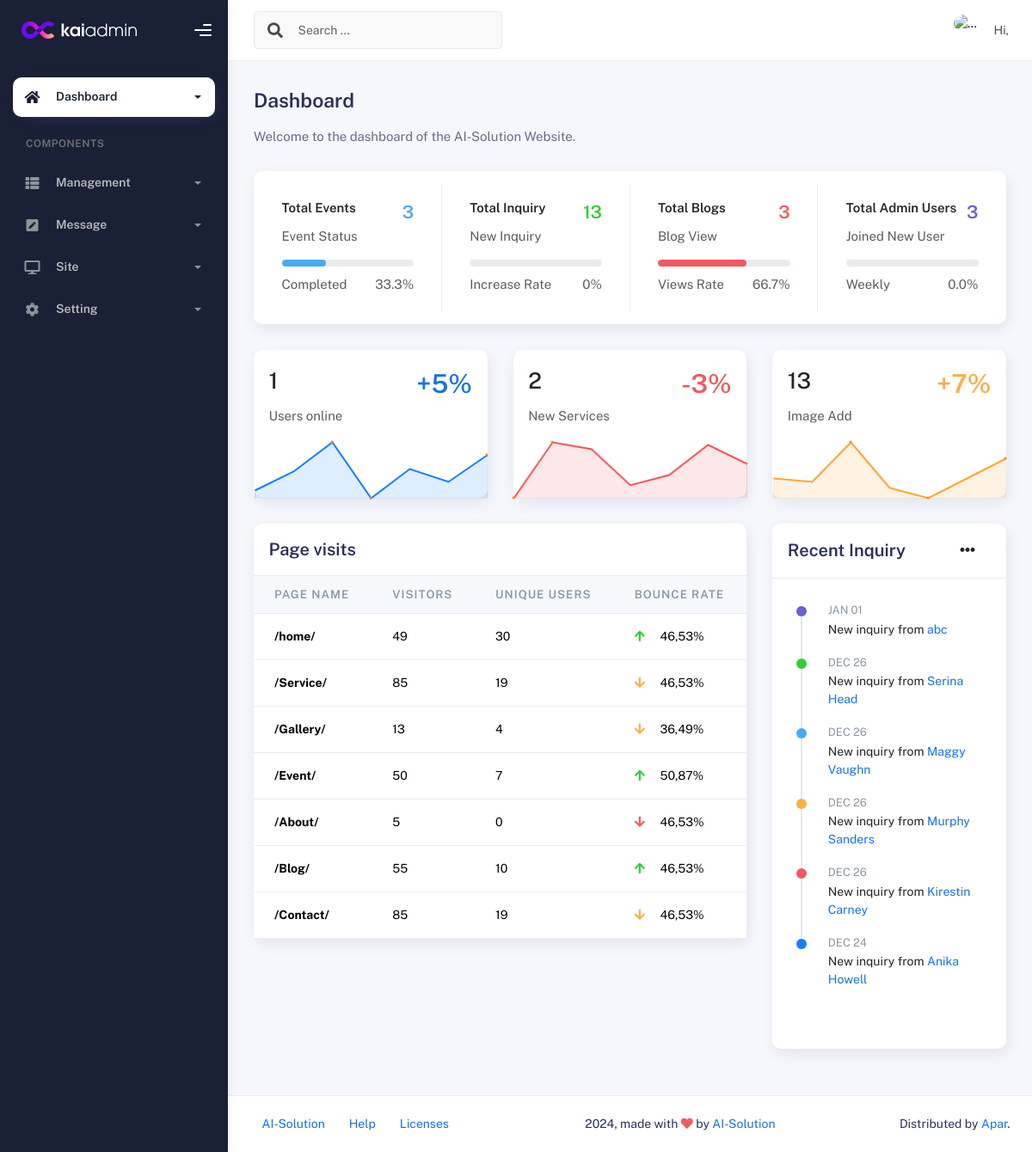
The page /dashboard/ (signed in) on the database its author committed.
### dashboard/models.py (models this page shows, shortened)
class Inquery(models.Model):
    name = models.CharField(max_length=25)
    email = models.CharField(max_length=25, null=True)
    address = models.CharField(max_length=50, null=True)
    phone_number = models.CharField(max_length=10, null=True)
    company_name = models.CharField(max_length=50, null=True)
    country = models.CharField(max_length=50, null=True)
    job_title = models.CharField(max_length=50, null=True)
    job_description = models.TextField(null=True)
    created_date = models.DateTimeField(default=now, editable=False)
    class Meta:
        ordering = ['-created_date']
        verbose_name = 'Inquery'
        verbose_name_plural = "Inquiries"
        db_table = 'inquery'

### dashboard/views.py (the view)
# urls.py: path("", views.main_page, name="index"),
@login_required
def main_page(request):
    total_events = EventHandler.objects.count()
    completed_events = EventHandler.objects.filter(held_status=True).count()
    completion_percentage = (completed_events / total_events * 100) if total_events > 0 else 0
    total_users = AdminUser.objects.count()
    week_ago = timezone.now() - timedelta(days=7)
    new_weekly_users = AdminUser.objects.filter(created_at__gte=week_ago).count()
    weekly_percentage = (new_weekly_users / total_users * 100) if total_users > 0 else 0
    total_inquiries = Inquery.objects.count()
    last_days = timezone.now() - timedelta(days=2)
    previous_days = last_days - timedelta(days=2)
    current_inquiries = Inquery.objects.filter(created_date__gte=last_days).count()
    previous_inquiries = Inquery.objects.filter(
        created_date__gte=previous_days,
        created_date__lt=last_days
    ).count()
    print(previous_inquiries)
    increase_rate = (
        ((current_inquiries - previous_inquiries) / previous_inquiries * 100)
        if previous_inquiries > 0
        else 0
    )
    total_blogs = Blog.objects.count()
    total_views = Blog.objects.aggregate(total_views=Sum('blog_view_count'))['total_views'] or 0
    avg_views_per_blog = (total_views / total_blogs) if total_blogs > 0 else 0
    blogs_above_average = Blog.objects.filter(
        blog_view_count__gt=avg_views_per_blog
    ).count()
    view_rate = (blogs_above_average / total_blogs * 100) if total_blogs > 0 else 0
    recent_inquiries = Inquery.objects.all()[:6]
    inquiries_data = [{
        'name': inquiry.name,
        'date': localtime(inquiry.created_date),
        'color_class': f'feed-item-{color}'
    } for inquiry, color in zip(
        recent_inquiries,
        ['secondary', 'success', 'info', 'warning', 'danger', '']
    )]
    context = {
        'total_events': total_events,
        'completed_events': completed_events,
        'completion_percentage': round(completion_percentage, 1),
        'total_users': total_users,
        'new_weekly_users': new_weekly_users,
        'weekly_percentage': round(weekly_percentage, 1),
        'total_inquiries': total_inquiries,
        'current_month_inquiries': current_inquiries,
        'increase_rate': round(increase_rate, 1),
        'total_blogs': total_blogs,
        'total_views': total_views,
        'view_rate': round(view_rate, 1),
        'recent_inquiries': inquiries_data
    }
    return render(request, 'pages/main.html', context)

### dashboard/template/pages/main.html (shortened to what this page needs)
{% extends 'shared/dashboard_base.html' %}
{% load static %}
{% block content %}
    <div class="container">
        <div class="page-inner">
            <div
              class="d-flex align-items-left align-items-md-center flex-column flex-md-row pt-2 pb-4"
            >
              <div>
                <h3 class="fw-bold mb-3">Dashboard</h3>
                <h6 class="op-7 mb-2">Welcome to the dashboard of the AI-Solution Website.</h6>
              </div>
            </div>
            <div class="row row-card-no-pd">
              <div class="col-12 col-sm-6 col-md-6 col-xl-3">
                <div class="card">
                    <div class="card-body">
                        <div class="d-flex justify-content-between">
                            <div>
                                <h6><b>Total Events</b></h6>
                                <p class="text-muted">Event Status</p>
                            </div>
                            <h4 class="text-info fw-bold">{{ total_events }}</h4>
                        </div>
                        <div class="progress progress-sm">
                            <div
                                class="progress-bar bg-info"
                                role="progressbar"
                                style="width: {{ completion_percentage }}%"
                                aria-valuenow="{{ completion_percentage }}"
                                aria-valuemin="0"
                                aria-valuemax="100"
                            ></div>
                        </div>
                        <div class="d-flex justify-content-between mt-2">
                            <p class="text-muted mb-0">Completed</p>
                            <p class="text-muted mb-0">{{ completion_percentage }}%</p>
                        </div>
                    </div>
                </div>
              </div>
              <div class="col-12 col-sm-6 col-md-6 col-xl-3">
                <div class="card">
                    <div class="card-body">
                        <div class="d-flex justify-content-between">
                            <div>
                                <h6><b>Total Inquiry</b></h6>
                                <p class="text-muted">New Inquiry</p>
                            </div>
                            <h4 class="text-success fw-bold">{{ total_inquiries }}</h4>
                        </div>
                        <div class="progress progress-sm">
                        </div>
                        <div class="d-flex justify-content-between mt-2">
                            <p class="text-muted mb-0">Increase Rate</p>
                            <p class="text-muted mb-0">{{ increase_rate }}%</p>
                        </div>
                    </div>
                </div>
              </div>
              <div class="col-12 col-sm-6 col-md-6 col-xl-3">
                <div class="card">
                    <div class="card-body">
                        <div class="d-flex justify-content-between">
                            <div>
                                <h6><b>Total Blogs</b></h6>
                                <p class="text-muted">Blog View</p>
                            </div>
                            <h4 class="text-danger fw-bold">{{ total_blogs }}</h4>
                        </div>
                        <div class="progress progress-sm">
                            <div
                                class="progress-bar bg-danger"
                                role="progressbar"
                                style="width: {{ view_rate }}%"
                                aria-valuenow="{{ view_rate }}"
                                aria-valuemin="0"
                                aria-valuemax="100"
                            ></div>
                        </div>
                        <div class="d-flex justify-content-between mt-2">
                            <p class="text-muted mb-0">Views Rate</p>
                            <p class="text-muted mb-0">{{ view_rate }}%</p>
                        </div>
                    </div>
                </div>
              </div>
              <div class="col-12 col-sm-6 col-md-6 col-xl-3">
                <div class="card">
                    <div class="card-body">
                        <div class="d-flex justify-content-between">
                            <div>
                                <h6><b>Total Admin Users</b></h6>
                                <p class="text-muted">Joined New User</p>
                            </div>
                            <h4 class="text-secondary fw-bold">{{ total_users }}</h4>
                        </div>
                        <div class="progress progress-sm">
                        </div>
                        <div class="d-flex justify-content-between mt-2">
                            <p class="text-muted mb-0">Weekly</p>
                            <p class="text-muted mb-0">{{ weekly_percentage }}%</p>
                        </div>
                    </div>
                </div>
              </div>
            </div>
            <div class="row">
                <div class="col-md-4">
                    <div class="card">
                        <div class="card-body pb-0">
                            <div class="h1 fw-bold float-end text-primary">+5%</div>
                            <h2 class="mb-2">1</h2>
                            <p class="text-muted">Users online</p>
                            <div class="pull-in sparkline-fix">
                                <div id="lineChart"></div>
                            </div>
                        </div>
                    </div>
                </div>
                <div class="col-md-4">
                    <div class="card">
                        <div class="card-body pb-0">
                            <div class="h1 fw-bold float-end text-danger">-3%</div>
                            <h2 class="mb-2">2</h2>
                            <p class="text-muted">New Services</p>
                            <div class="pull-in sparkline-fix">
                                <div id="lineChart2"></div>
                            </div>
                        </div>
                    </div>
                </div>
                <div class="col-md-4">
                    <div class="card">
                        <div class="card-body pb-0">
                            <div class="h1 fw-bold float-end text-warning">+7%</div>
                            <h2 class="mb-2">13</h2>
                            <p class="text-muted">Image Add</p>
                            <div class="pull-in sparkline-fix">
                                <div id="lineChart3"></div>
                            </div>
                        </div>
                    </div>
                </div>
            </div>
            <div class="row">
                <div class="col-md-8">
                    <div class="card">
                      <div class="card-header">
                        <div class="card-title">Page visits</div>
                      </div>
                      <div class="card-body p-0">
                        <div class="table-responsive">
                          <table class="table align-items-center mb-0">
                            <thead class="thead-light">
                              <tr>
                                <th scope="col">Page name</th>
                                <th scope="col">Visitors</th>
                                <th scope="col">Unique users</th>
                                <th scope="col">Bounce rate</th>
                              </tr>
                            </thead>
                            <tbody>
                              <tr>
                                <th scope="row">/home/</th>
                                <td>49</td>
                                <td>30</td>
                                <td>
                                  <i class="fas fa-arrow-up text-success me-3"></i>
                                  46,53%
                                </td>
                              </tr>
                              <tr>
                                <th scope="row">/Service/</th>
                                <td>85</td>
                                <td>19</td>
                                <td>
                                  <i
                                    class="fas fa-arrow-down text-warning me-3"
                                  ></i>
                                  46,53%
                                </td>
                              </tr>
                              <tr>
                                <th scope="row">/Gallery/</th>
                                <td>13</td>
                                <td>4</td>
                                <td>
                                  <i
                                    class="fas fa-arrow-down text-warning me-3"
                                  ></i>
                                  36,49%
                                </td>
                              </tr>
                              <tr>
                                <th scope="row">/Event/</th>
                                <td>50</td>
                                <td>7</td>
                                <td>
                                  <i class="fas fa-arrow-up text-success me-3"></i>
                                  50,87%
                                </td>
                              </tr>
                              <tr>
                                <th scope="row">/About/</th>
                                <td>5</td>
                                <td>0</td>
                                <td>
                                  <i class="fas fa-arrow-down text-danger me-3"></i>
                                  46,53%
                                </td>
                              </tr>
                              <tr>
                                <th scope="row">/Blog/</th>
                                <td>55</td>
                                <td>10</td>
                                <td>
                                  <i class="fas fa-arrow-up text-success me-3"></i>
                                  46,53%
                                </td>
                              </tr>
                              <tr>
                                <th scope="row">/Contact/</th>
                                <td>85</td>
                                <td>19</td>
                                <td>
                                  <i
                                    class="fas fa-arrow-down text-warning me-3"
                                  ></i>
                                  46,53%
                                </td>
                              </tr>
                            </tbody>
                          </table>
                        </div>
                      </div>
                    </div>
                  </div>
                <div class="col-md-4">
                <div class="card">
                    <div class="card-header">
                        <div class="card-head-row card-tools-still-right">
                            <div class="card-title">Recent Inquiry</div>
                            <div class="card-tools">
                                <div class="dropdown">
                                    <button
                                        class="btn btn-icon btn-clean"
                                        type="button"
                                        id="dropdownMenuButton"
                                        data-bs-toggle="dropdown"
                                        aria-haspopup="true"
                                        aria-expanded="false"
                                    >
                                        <i class="fas fa-ellipsis-h"></i>
                                    </button>
                                </div>
                            </div>
                        </div>
                    </div>
                    <div class="card-body">
                        <ol class="activity-feed">
                            {% for inquiry in recent_inquiries %}
                            <li class="feed-item {{ inquiry.color_class }}">
                                <time class="date" datetime="{{ inquiry.date|date:'Y-m-d' }}">
                                    {{ inquiry.date|date:"M d" }}
                                </time>
                                <span class="text">
                                    New inquiry from
                                    <a href="#">{{ inquiry.name }}</a>
                                </span>
                            </li>
                            {% endfor %}
                        </ol>
                    </div>
                </div>
                </div>
            </div>
        </div>
    </div>
{% endblock %}

### rows shown on the page
Inquery: name "abc"
Inquery: name "Serina Head"
Inquery: name "Maggy Vaughn"
Inquery: name "Murphy Sanders"
Inquery: name "Kirestin Carney"
Inquery: name "Anika Howell"

### other values the page prints
{{ total_events }} "3"
{{ completion_percentage }} "33.3"
{{ total_inquiries }} "13"
{{ increase_rate }} "0"
{{ total_blogs }} "3"
{{ view_rate }} "66.7"
{{ total_users }} "3"
{{ weekly_percentage }} "0.0"
{{ inquiry.date|date:"M d" }} "JAN 01" "DEC 26" "DEC 26" "DEC 26" "DEC 26" "DEC 24"
